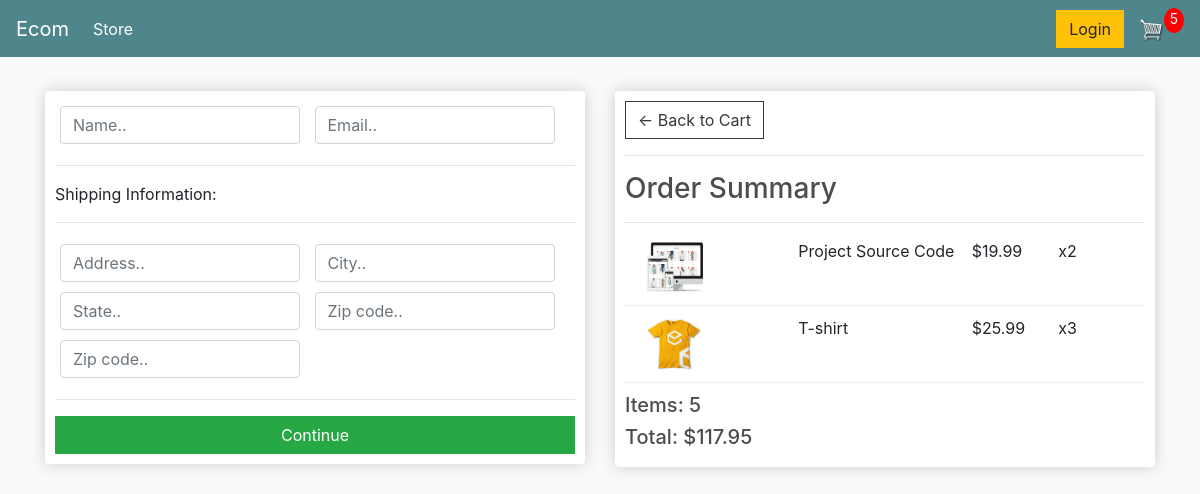
/checkout/ (signed in), run on an earlier commit of the app's database.
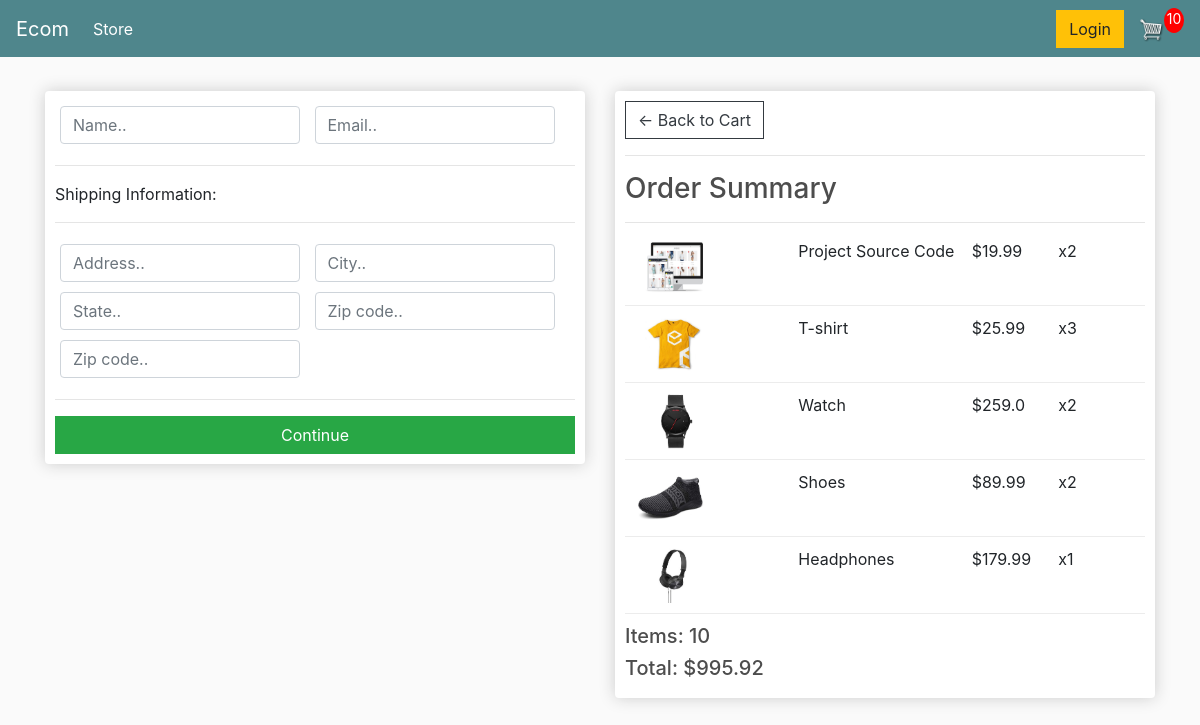
And on a later commit of the database.
### store/models.py (models this page shows, shortened)
class OrderItem(models.Model):
    product = models.ForeignKey(Product, on_delete=models.SET_NULL, blank=True, null=True)
    order = models.ForeignKey(Order, on_delete=models.SET_NULL,blank=True, null=True)
    quantity = models.IntegerField(default=0, null=True, blank=True)
    date_added = models.DateTimeField(auto_now_add=True)
    @property
    def get_total(self):
        total = self.product.price * self.quantity
        return total

class Product(models.Model):
    name = models.CharField(max_length=200, null=True)
    price = models.FloatField()
    digital = models.BooleanField(default=False, null=True, blank=False)
    image = models.ImageField(null=True, blank=True)
    @property
    def imageURL(self):
        try:
            url = self.image.url
        except:
            url = ''
        return url

class Order(models.Model):
    customer = models.ForeignKey(Customer, on_delete=models.SET_NULL, blank=True, null=True)
    date_ordered = models.DateTimeField(auto_now_add=True)
    complete = models.BooleanField(default=False, null=True, blank=False)
    transaction_id = models.CharField(max_length=200, null=True)
    @property
    def get_cart_total(self):
        orderitems = self.orderitem_set.all()
        total = sum([item.get_total for item in orderitems])
        return total
    @property
    def get_cart_items(self):
        orderitems = self.orderitem_set.all()
        total = sum([item.quantity for item in orderitems])
        return total

### store/views.py (the view)
# urls.py: path('checkout/', views.checkout, name="checkout"),
def checkout(request):
	if request.user.is_authenticated:
		customer = request.user.customer
		order, created = Order.objects.get_or_create(customer=customer, complete=False)
		items = order.orderitem_set.all()
		cartItems = order.get_cart_items
	else:
		items = []
		order = {'get_cart_total':0, 'get_cart_items':0, 'shipping':False}
		cartItems = order['get_cart_items']
	context = {'items':items, 'order':order, 'cartItems':cartItems}
	return render(request, 'store/checkout.html', context)

### store/templates/store/checkout.html (shortened to what this page needs)
{% extends 'store/main.html' %}
{% load static %}
{% block content %}
     <div class="row">
		<div class="col-lg-6">
			<div class="box-element" id="form-wrapper">
				<form id="form">
					<div id="user-info">
						<div class="form-field">
							<input required class="form-control" type="text" name="name" placeholder="Name..">
						</div>
						<div class="form-field">
							<input required class="form-control" type="email" name="email" placeholder="Email..">
						</div>
					</div>
					<div id="shipping-info">
						<hr>
						<p>Shipping Information:</p>
						<hr>
						<div class="form-field">
							<input class="form-control" type="text" name="address" placeholder="Address..">
						</div>
						<div class="form-field">
							<input class="form-control" type="text" name="city" placeholder="City..">
						</div>
						<div class="form-field">
							<input class="form-control" type="text" name="state" placeholder="State..">
						</div>
						<div class="form-field">
							<input class="form-control" type="text" name="zipcode" placeholder="Zip code..">
						</div>
						<div class="form-field">
							<input class="form-control" type="text" name="country" placeholder="Zip code..">
						</div>
					</div>
					<hr>
					<input id="form-button" class="btn btn-success btn-block" type="submit" value="Continue">
				</form>
			</div>
			<br>
		</div>
		<div class="col-lg-6">
			<div class="box-element">
				<a  class="btn btn-outline-dark" href="{% url 'cart' %}">&#x2190; Back to Cart</a>
				<hr>
				<h3>Order Summary</h3>
				<hr>
				{% for item in items %}
				<div class="cart-row">
					<div style="flex:2"><img class="row-image" src="{{item.product.imageURL}}"></div>
					<div style="flex:2"><p>{{item.product.name}}</p></div>
					<div style="flex:1"><p>${{item.product.price}}</p></div>
					<div style="flex:1"><p>x{{item.quantity}}</p></div>
				</div>
				{% endfor %}
				<h5>Items: {{order.get_cart_items}}</h5>
				<h5>Total: ${{order.get_cart_total|floatformat:2}}</h5>
			</div>
		</div>
	</div>
{% endblock content %}

What changed in the data, as far as the page shows it:
added OrderItem: product.imageURL (picture), product.name "Watch", product.price "259.0", quantity "2"
added OrderItem: product.imageURL (picture), product.name "Shoes", product.price "89.99", quantity "2"
added OrderItem: product.imageURL (picture), product.name "Headphones", product.price "179.99", quantity "1"
computed for Order: get_cart_items "5" → "10"; get_cart_total "117.95" → "995.92"
Also different on the page:
{{ cartItems }}: "5" → "10"
